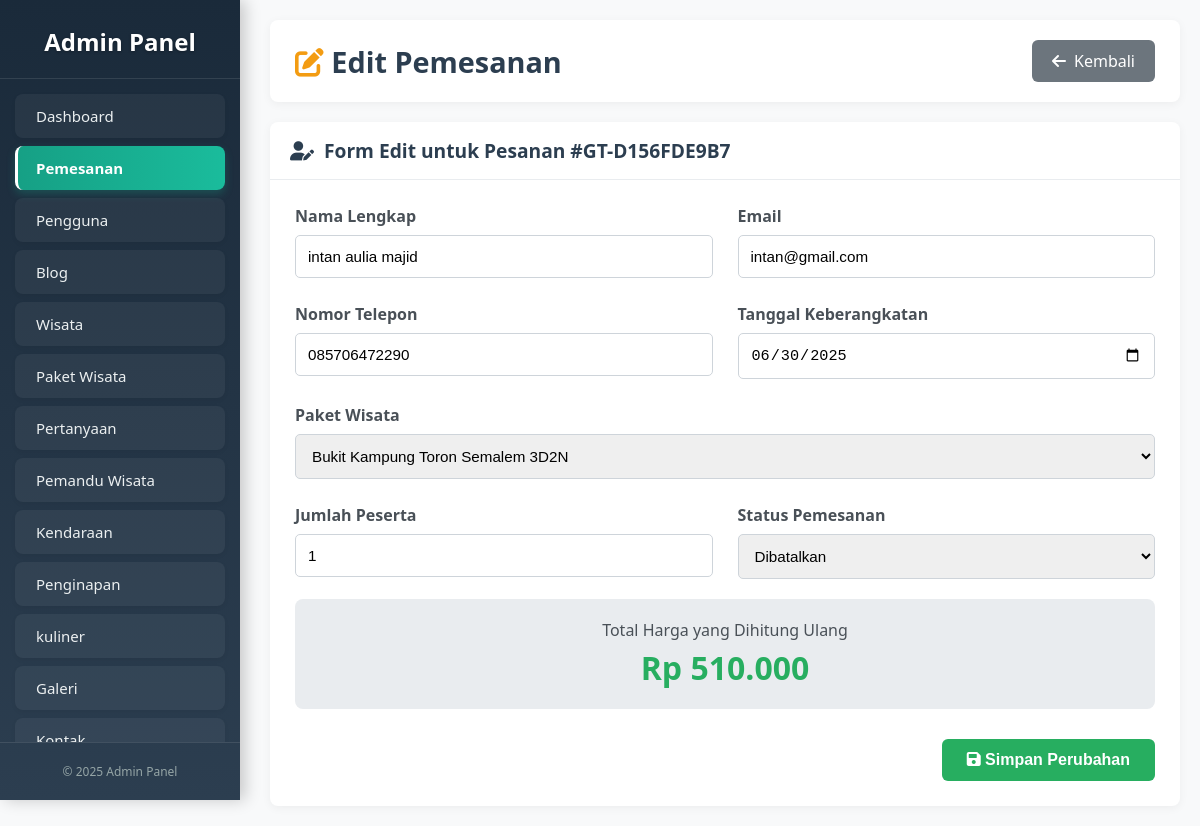
/newadmin/order_edit.php?id=2, run on the app's committed database.
### tables this page shows
CREATE TABLE `pemesanan` (
  `id_pemesanan` int NOT NULL,
  `kode_pemesanan` varchar(50) NOT NULL,
  `id_paket_wisata` int DEFAULT NULL,
  `nama_lengkap` varchar(100) DEFAULT NULL,
  `email` varchar(100) DEFAULT NULL,
  `no_telepon` varchar(20) DEFAULT NULL,
  `no_ktp` varchar(50) DEFAULT NULL,
  `alamat` text,
  `tanggal_keberangkatan` date DEFAULT NULL,
  `jumlah_peserta` int DEFAULT NULL,
  `catatan_tambahan` text,
  `total_harga` decimal(12,2) DEFAULT '0.00',
  `status_pemesanan` varchar(50) DEFAULT 'pending',
  `tanggal_pemesanan` timestamp NULL DEFAULT CURRENT_TIMESTAMP,
  `payment_method` varchar(50) DEFAULT NULL,
  `midtrans_transaction_id` varchar(100) DEFAULT NULL,
  `gross_amount_paid` decimal(12,2) DEFAULT NULL
);

CREATE TABLE `paket_wisata` (
  `id_paket_wisata` int NOT NULL,
  `id_wisata` int DEFAULT NULL,
  `id_jenis_paket` int DEFAULT NULL,
  `id_wilayah` int DEFAULT NULL,
  `nama_paket` varchar(100) DEFAULT NULL,
  `durasi_paket` varchar(50) DEFAULT NULL,
  `id_pemandu_wisata` int DEFAULT NULL,
  `id_kendaraan` int DEFAULT NULL,
  `id_akomodasi_kuliner` int DEFAULT NULL,
  `id_akomodasi_penginapan` int DEFAULT NULL,
  `deskripsi` text,
  `denah_lokasi` text,
  `harga` int NOT NULL,
  `info_penting` text
);

### newadmin/order_edit.php (the view, shortened to what this page needs)
<?php
require_once '../backend/koneksi.php';
$id_pemesanan = $_GET['id'];
$sql_select = "SELECT * FROM pemesanan WHERE id_pemesanan = ?";
$stmt_select = $conn->prepare($sql_select);
$stmt_select->bind_param("i", $id_pemesanan);
$stmt_select->execute();
$order = $stmt_select->get_result()->fetch_assoc();
$paket_wisata_list = $conn->query("SELECT id_paket_wisata, nama_paket, harga FROM paket_wisata ORDER BY nama_paket ASC");
$status_options = ['pending' => 'Menunggu', 'completed' => 'Dikonfirmasi', 'cancelled' => 'Dibatalkan'];
?>
<!DOCTYPE html>
<html lang="id">
<head>
    <link href="https://cdnjs.cloudflare.com/ajax/libs/font-awesome/6.0.0/css/all.min.css" rel="stylesheet">
</head>
<body>
    <?php include '../Komponen/sidebar_admin.php'; ?>
    <main>
        <div class="page-header">
            <h1><i class="fas fa-edit" style="color: var(--warning-color);"></i> Edit Pemesanan</h1>
            <a href="pemesanan.php" class="btn-back"><i class="fas fa-arrow-left"></i> Kembali</a>
        </div>
        <form method="POST" action="order_edit.php?id=<?php echo $id_pemesanan; ?>">
            <div class="form-card">
                <div class="card-header">
                    <i class="fas fa-user-edit"></i> Form Edit untuk Pesanan #<?php echo htmlspecialchars($order['kode_pemesanan']); ?>
                </div>
                <div class="card-body">
                    <div class="form-grid">
                        <div class="form-group">
                            <label for="nama_lengkap">Nama Lengkap</label>
                            <input type="text" id="nama_lengkap" name="nama_lengkap" value="<?php echo htmlspecialchars($order['nama_lengkap']); ?>" required>
                        </div>
                        <div class="form-group">
                            <label for="email">Email</label>
                            <input type="email" id="email" name="email" value="<?php echo htmlspecialchars($order['email']); ?>" required>
                        </div>
                        <div class="form-group">
                            <label for="no_telepon">Nomor Telepon</label>
                            <input type="tel" id="no_telepon" name="no_telepon" value="<?php echo htmlspecialchars($order['no_telepon']); ?>">
                        </div>
                        <div class="form-group">
                            <label for="tanggal_keberangkatan">Tanggal Keberangkatan</label>
                            <input type="date" id="tanggal_keberangkatan" name="tanggal_keberangkatan"
                                   value="<?php echo date('Y-m-d', strtotime($order['tanggal_keberangkatan'])); ?>" required>
                        </div>
                         <div class="form-group full-width">
                            <label for="id_paket_wisata">Paket Wisata</label>
                            <select id="id_paket_wisata" name="id_paket_wisata" required>
                                <?php $paket_wisata_list->data_seek(0);
                                      while($paket = $paket_wisata_list->fetch_assoc()): ?>
                                    <option value="<?php echo $paket['id_paket_wisata']; ?>"
                                            data-harga="<?php echo $paket['harga']; ?>"
                                            <?php echo ($paket['id_paket_wisata'] == $order['id_paket_wisata']) ? 'selected' : ''; ?>>
                                        <?php echo htmlspecialchars($paket['nama_paket']); ?>
                                    </option>
                                <?php endwhile; ?>
                            </select>
                        </div>
                        <div class="form-group">
                            <label for="jumlah_peserta">Jumlah Peserta</label>
                            <input type="number" id="jumlah_peserta" name="jumlah_peserta" value="<?php echo htmlspecialchars($order['jumlah_peserta']); ?>" min="1" required>
                        </div>
                        <div class="form-group">
                             <label for="status_pemesanan">Status Pemesanan</label>
                             <select id="status_pemesanan" name="status_pemesanan" required>
                                <?php foreach ($status_options as $key => $value): ?>
                                    <option value="<?php echo $key; ?>" <?php echo ($key == $order['status_pemesanan']) ? 'selected' : ''; ?>>
                                        <?php echo $value; ?>
                                    </option>
                                <?php endforeach; ?>
                             </select>
                        </div>
                    </div>
                    <div class="price-display">
                        <p>Total Harga yang Dihitung Ulang</p>
                        <h3 id="display_total_harga">Rp <?php echo number_format($order['total_harga'], 0, ',', '.'); ?></h3>
                    </div>
                    <div class="form-actions">
                        <button type="submit" name="update_order" class="btn-submit"><i class="fas fa-save"></i> Simpan Perubahan</button>
                    </div>
                </div>
            </div>
        </form>
    </main>
</body>
</html>

### newadmin/order_edit.php (style rules this page uses)
:root { --primary-color: #3498db; --success-color: #27ae60; --danger-color: #e74c3c; --warning-color: #f39c12; }
* { margin: 0; padding: 0; box-sizing: border-box; }
body { font-family: 'Segoe UI', Tahoma, Geneva, Verdana, sans-serif; background-color: #f8f9fa; }
main { margin-left: 250px; padding: 20px; }
.page-header { background: white; padding: 20px 25px; border-radius: 8px; margin-bottom: 20px; box-shadow: 0 2px 10px rgba(0,0,0,0.05); display: flex; justify-content: space-between; align-items: center; }
.page-header h1 { color: #2c3e50; font-size: 1.8rem; font-weight: 600; }
.btn-back { background-color: #6c757d; color: white; padding: 10px 20px; border-radius: 6px; text-decoration: none; font-weight: 500; transition: background-color 0.2s; display: inline-flex; align-items: center; gap: 8px; }
.form-card { background: white; border-radius: 8px; box-shadow: 0 2px 10px rgba(0,0,0,0.05); }
.form-card .card-header { padding: 15px 20px; border-bottom: 1px solid #e9ecef; font-size: 1.2rem; font-weight: 600; color: #2c3e50; display: flex; align-items: center; gap: 10px; }
.form-card .card-body { padding: 25px; }
.form-grid { display: grid; grid-template-columns: 1fr 1fr; gap: 25px; }
.form-group { display: flex; flex-direction: column; }
.form-group.full-width { grid-column: 1 / -1; }
.form-group label { margin-bottom: 8px; font-weight: 600; color: #495057; }
.form-group input, .form-group select { width: 100%; padding: 12px; border: 1px solid #ced4da; border-radius: 5px; transition: border-color 0.2s, box-shadow 0.2s; font-size: 0.95rem; }
.price-display { background-color: #e9ecef; padding: 20px; border-radius: 8px; text-align: center; margin-top: 20px; }
.price-display p { color: #495057; font-size: 1rem; margin-bottom: 5px; }
.price-display h3 { color: var(--success-color); font-size: 2rem; font-weight: 700; }
.form-actions { margin-top: 30px; text-align: right; }
.btn-submit { background-color: var(--success-color); color: white; padding: 12px 25px; border: none; border-radius: 6px; font-size: 1rem; font-weight: 600; cursor: pointer; transition: background-color 0.2s; }

### data on the page
pemesanan: kode_pemesanan "GT-D156FDE9B7", nama_lengkap "intan aulia majid", email "intan@gmail.com", no_telepon "085706472290", tanggal_keberangkatan "06/30/2025", id_paket_wisata "Bukit Kampung Toron Semalem 3D2N", jumlah_peserta "1", status_pemesanan "Dibatalkan", total_harga "510.000"
